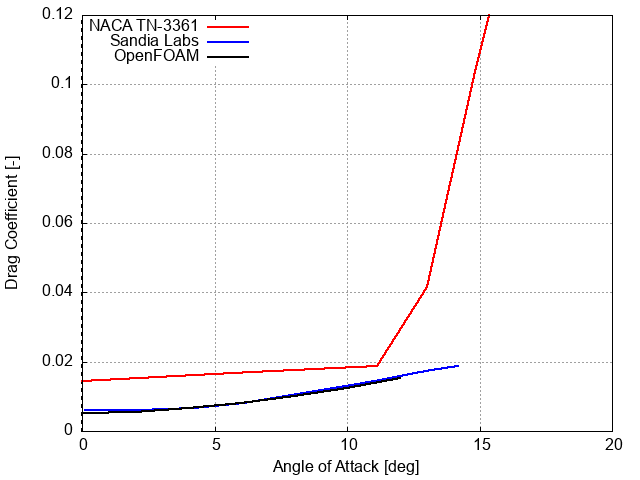

The gnuplot source for this figure:
set terminal png
set output "CD.png"
set xlabel "Angle of Attack [deg]"
set ylabel "Drag Coefficient [-]"
set xrange [0: 20]
set yrange [0.0: 0.12]
set xtics 5
set ytics nomirror
set key left top
set grid
set yzeroaxis lw 2
set style line 1 lc rgb '#ff0000' lw 2 pt 1 ps 0
set style line 2 lc rgb '#0000ff' lw 2 pt 1 ps 0
set style line 3 lc rgb '#00ff00' lw 2 pt 1 ps 0
set style line 4 lc rgb '#000000' lw 2 pt 1 ps 0
set datafile separator ","
plot \
  "NACA TN-3361/CD.csv" using 1:2 with linespoints ls 1 title "NACA TN-3361", \
  "Sandia Labs/CD.csv" using 1:2 with linespoints ls 2 title "Sandia Labs", \
  "OpenFOAM/CD.csv" using 1:2 with linespoints ls 4 title "OpenFOAM",
